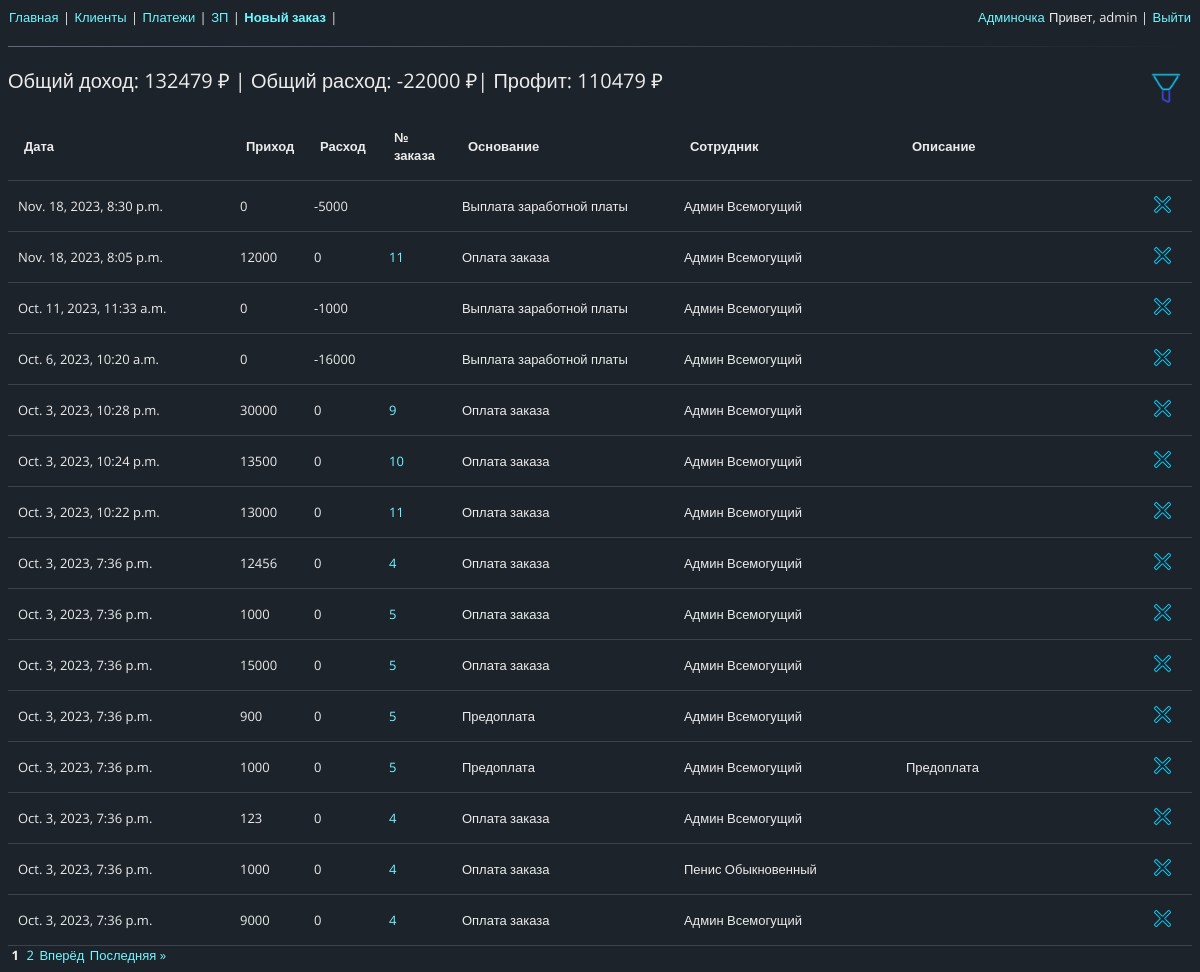
The page /payments/ (signed in) on the database as committed earlier.
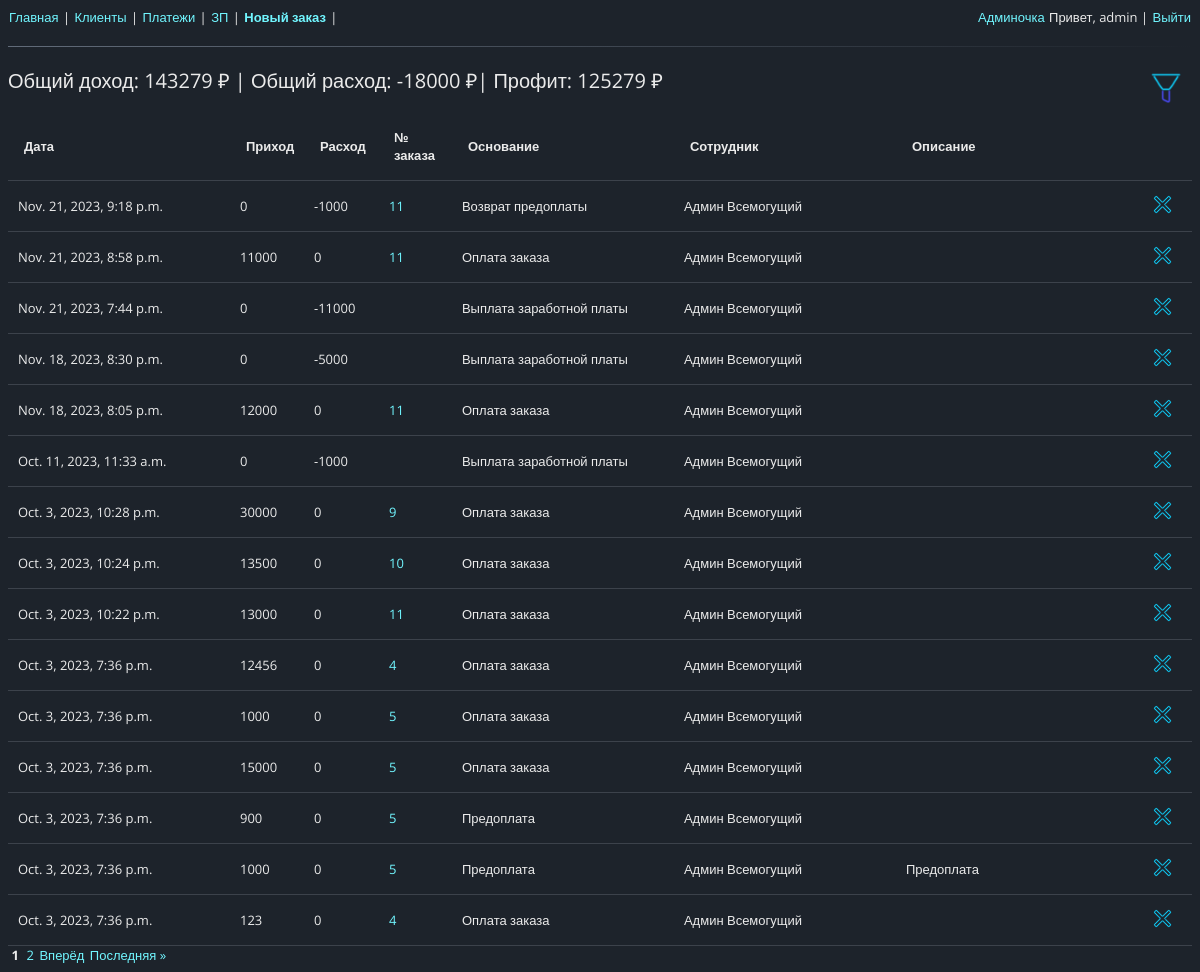
The same page on the database as committed later.
### orders/models.py (models this page shows, shortened)
class Payments(models.Model):
    class Meta:
        verbose_name = 'Платеж'
        verbose_name_plural = 'Платежи'
        ordering = ['-pk']
    PAYMENT_REASONS = (
        ('PREPAYMENT', 'Предоплата'),
        ('ORDER_PAYMENT', 'Оплата заказа'),
        ('REFUND', 'Возврат предоплаты'),
        ('SALARY_PAYOUT', 'Выплата заработной платы'),
    )
    order = models.ForeignKey(Order, on_delete=models.CASCADE, null=True, blank=True,
                                verbose_name='Заказ')
    employee = models.ForeignKey(Employees, on_delete=models.PROTECT, null=True, blank=True,
                                verbose_name='Исполнитель')
    payment_reason = models.CharField(max_length=30, verbose_name='Тип платежа',
                                    choices=PAYMENT_REASONS)
    date_creation = models.DateTimeField(default=timezone.now, verbose_name='Дата платежа')
    income = models.IntegerField(null=True, default=0, verbose_name='Приход')
    expense = models.IntegerField(null=True, default=0, verbose_name='Расход')
    comment = models.CharField(max_length=30, verbose_name='Комментарий', blank=True, default='')

class Order(models.Model):
    class Meta:
        verbose_name = 'Заказ'
        verbose_name_plural = 'Заказы'
        ordering = ['-pk']
    client = models.ForeignKey(Client, on_delete=models.PROTECT, verbose_name='Клиент')
    employee = models.ForeignKey(Employees, on_delete=models.PROTECT, null=True, blank=True,
                                verbose_name='Исполнитель')
    whats_broken = models.CharField(max_length=50, verbose_name='Неисправность')
    device_appearance = models.CharField(max_length=80, blank=True,
                                         default='', verbose_name='Состояние')
    device_type = models.CharField(max_length=20, blank=True, default='',
                                   verbose_name='Тип устройства')
    imei = models.CharField(max_length=20, blank=True, default='', verbose_name='IMEI/SN')
    device_brand = models.CharField(max_length=20, verbose_name='Производитель')
    device_model = models.CharField(max_length=20, verbose_name='Модель')
    device_kit = models.CharField(max_length=80, blank=True, default='',
                                  verbose_name='Комплектация')
    device_pass = models.CharField(max_length=20, blank=True, default='',
                                   verbose_name='Пароль')
    price = models.IntegerField(verbose_name='Орентировоная стоимость')
    note_hidden = models.CharField(max_length=150, blank=True, default='',
                                   verbose_name='Заметки клиент НЕ видит')
    note_client = models.CharField(max_length=150, blank=True, default='',
                                   verbose_name='Заметки клиент видит')
    prepayment = models.IntegerField(null=True, blank=True, verbose_name='Предоплата')
    profit = models.IntegerField(null=True, default=0, verbose_name='Профит')
    debt = models.IntegerField(null=True, default=0, verbose_name='Клиент должен')
    date_creation = models.DateTimeField(default=timezone.now, null=True, verbose_name='Дата создания')
    date_completion = models.DateTimeField(null=True, verbose_name='Дата готовности')
    in_work = models.BooleanField(default=True)

### users/models.py (models this page shows)
class Employees(AbstractUser):
    percent = models.IntegerField(verbose_name='Процент от заказа', default=50)
    earnings = models.IntegerField(default=0, verbose_name='Заработок с последней выплаты')
    def __str__(self) -> str:
        full_name = super().get_full_name()
        return full_name

### orders/views.py (the view)
# urls.py: path('payments/', PaymentsView.as_view(), name='payments'),
class PaymentsView(PermissionRequiredMixin, ListView):
    permission_required = 'orders.view_payments'
    login_url = reverse_lazy('login')
    ordering = ['-pk']
    model = Payments
    template_name = 'payments.html'
    context_object_name = 'payments'
    paginate_by = 15
    def get_finance_info(self):
        all_income = self.object_list.aggregate(Sum('income'))['income__sum']
        if not all_income:
            all_income = 0
        all_expense = self.object_list.aggregate(Sum('expense'))['expense__sum']
        if not all_expense:
            all_expense = 0
        all_profit = all_income + all_expense
        finance_info = {
            'all_income': all_income,
            'all_expense': all_expense,
            'all_profit': all_profit
        }
        return finance_info
    def get_queryset(self) -> QuerySet[Any]:
        queryset = get_filtered_queryset(self)
        return queryset
    def get_context_data(self, **kwargs: Any) -> dict[str, Any]:
        context = super().get_context_data(**kwargs)
        cached_context = context
        del(cached_context['view'])
        cache.set_many({'cached_context': cached_context})
        get_initialized_forms(self, context)
        context['finance_info'] = self.get_finance_info()
        return context

### my_service/filter_forms.py (called while the page is built)
def get_filtered_queryset(self):
    if self.request.GET.get('date') and self.request.GET.get('employee'):
        interval = get_interval(self)
        queryset = self.model.objects.filter(date_creation__range=(interval['start'], interval['end'])) & \
                   self.model.objects.filter(employee_id=self.request.GET.get('employee'))
    elif self.request.GET.get('date'):
        interval = get_interval(self)
        queryset = self.model.objects.filter(date_creation__range=(interval['start'], interval['end']))
    elif self.request.GET.get('employee'):
        queryset = self.model.objects.filter(employee_id=self.request.GET.get('employee'))
    else:
        queryset = self.model.objects.all()
    return queryset

### orders/templatetags/search_param_replace_tag.py (called while the page is built)
@register.simple_tag(takes_context=True)
def search_param_replace(context, **kwargs):
    params = context['request'].GET.copy()
    for key, value in kwargs.items():
        params[key] = value
    for key in [key for key, value in params.items() if not value]:
        del params[key]
    return params.urlencode()

### orders/templates/payments.html (shortened to what this page needs)
{% extends "base.html" %}
{% load static %}
{% block head %}
<link rel="stylesheet" href="{% static 'css/filter_bar.css' %}" />
{% endblock head %}
    {% block content%}
<span class="big_text">
    Общий доход: {{ finance_info.all_income }} ₽ |
    Общий расход: {{ finance_info.all_expense }} ₽|
    Профит: {{ finance_info.all_profit }} ₽
<button id="filter_button" class="icon_button last">
    <img src="{% static 'icons/filter.png' %}" height="40" alt="filter">
</button>
</span>
    <table class="payments full_width">
        <thead class="payments">
            <th width="15%">Дата</th>
            <th width="5%">Приход</th>
            <th width="5%">Расход</th>
            <th width="5%">№ заказа</th>
            <th width="15%">Основание</th>
            <th width="15%">Сотрудник</th>
            <th width="15%">Описание</th>
            <th width="5%"></th>
        </thead>
        <tbody>
            {% for payment in payments %}
            <tr>
                <td>{{payment.date_creation}}</td>
                <td>{{payment.income}}</td>
                <td>{{payment.expense}}</td>
                <td>{% if payment.order.id %}
                    <a href="{% url 'order' payment.order.id %}">{{payment.order.id}}</a>
                {% endif %}</td>
                <td>{{payment.get_payment_reason_display}}</td>
                <td>{{payment.employee.get_full_name}}</td>
                <td>{{payment.comment}}</td>
                <td>
                    {% if perms.orders.delete_payment %}
                        <button class="icon_button last">
                            <a href="{% url 'delete_payment' payment.id %}">
                                <img src="{% static 'icons/delete.png' %}" height="25">
                            </a>
                        </button>
                    {% endif %}
                </td>
            </tr>
            {% endfor %}
        </tbody>
    </table>
    {% endblock content %}

### my_service/templates/base.html (shortened to what this page needs)
<!DOCTYPE html>
{% load static %}
{% load search_param_replace_tag %}
<html>
<head>
    <link rel="stylesheet" href="{% static 'css/style.css' %}" />
    <link rel="stylesheet" href="{% static 'css/table.css' %}" />
    <link rel="stylesheet" href="{% static 'css/popup.css' %}" />
    {% block head %} {% endblock head %}
</head>
<body>
    <div>
        <a href="{% url 'orders' %}">Главная</a> |
        <a href="{% url 'clients' %}">Клиенты</a> |
        <a href="{% url 'payments' %}?date=month">Платежи</a> |
        <a href="{% url 'main_salary' %}">ЗП</a> |
        <a href="{% url 'create_order' %}"><b>Новый заказ</b></a> |
        {% if request.user.is_authenticated %}
            <div class="last">
            {% if request.user.is_superuser %}
                <a href="/admin/">Админочка</a>
            {% endif %}
            Привет, {{ request.user.username }} |
            <a href="{% url 'logout' %}">Выйти</a>   </div>
        {% else %}
            <div class="last"><a href="{% url 'login' %}"><b>Войти</b></a> |
            <a href="{% url 'register' %}"><b>Регистрация</b></a></div>
        {% endif %}
    </div>
    <hr>
    <div>{% block content%}{% endblock content %}</div>
<span>
    {% if is_paginated %}
        <span>
            {% for page in paginator.page_range %}
                {% if page_obj.number == page %}
                    <b> {{page}} </b>
                {% elif page >= page_obj.number|add:-2 and page <= page_obj.number|add:2 %}
                    <a href="?{% search_param_replace page=page%}">{{page}}</a>
                {% endif %}
            {% endfor %}
        </span>
        {% if page_obj.has_next %}
            <a href="?{% search_param_replace page=page_obj.next_page_number %}">Вперёд</a>
            <a href="?{% search_param_replace page=page_obj.paginator.num_pages %}">Последняя &raquo;</a>
        {% endif %}
    {% endif %}
</span>
</body>
</html>

Rows that differ between the two databases and show on the page:
removed Payments: date_creation "Oct. 6, 2023, 10:20 a.m.", income "0", expense "-16000", payment_reason "Выплата заработной платы", employee.get_full_name "Админ Всемогущий"
no longer on this page (row unchanged): Payments: date_creation "Oct. 3, 2023, 7:36 p.m.", income "1000", expense "0", order.id "4", payment_reason "Оплата заказа", employee.get_full_name "Пенис Обыкновенный"
no longer on this page (row unchanged): Payments: date_creation "Oct. 3, 2023, 7:36 p.m.", income "9000", expense "0", order.id "4", payment_reason "Оплата заказа", employee.get_full_name "Админ Всемогущий"
added Payments: date_creation "Nov. 21, 2023, 9:18 p.m.", income "0", expense "-1000", order.id "11", payment_reason "Возврат предоплаты", employee.get_full_name "Админ Всемогущий"
added Payments: date_creation "Nov. 21, 2023, 8:58 p.m.", income "11000", expense "0", order.id "11", payment_reason "Оплата заказа", employee.get_full_name "Админ Всемогущий"
added Payments: date_creation "Nov. 21, 2023, 7:44 p.m.", income "0", expense "-11000", payment_reason "Выплата заработной платы", employee.get_full_name "Админ Всемогущий"
Other text that changed with them:
{{ finance_info.all_income }}: "132479" → "143279"
{{ finance_info.all_expense }}: "-22000" → "-18000"
{{ finance_info.all_profit }}: "110479" → "125279"
